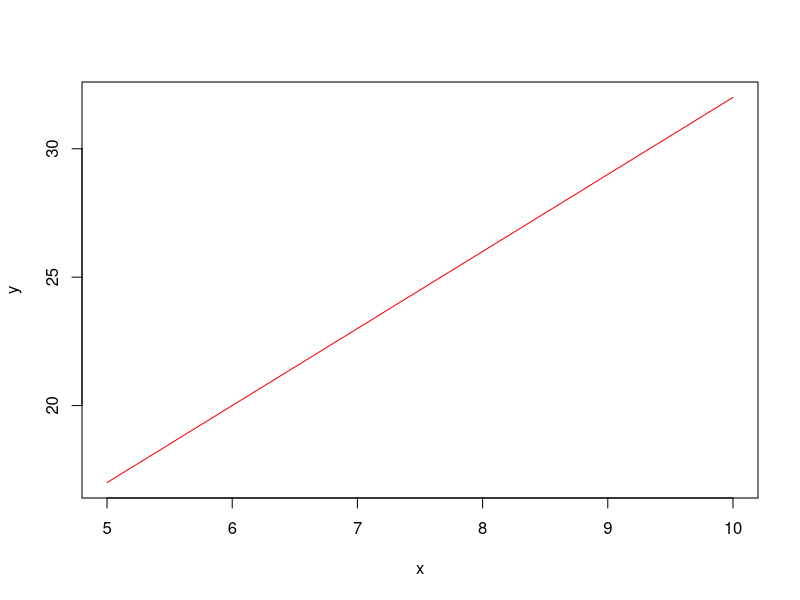
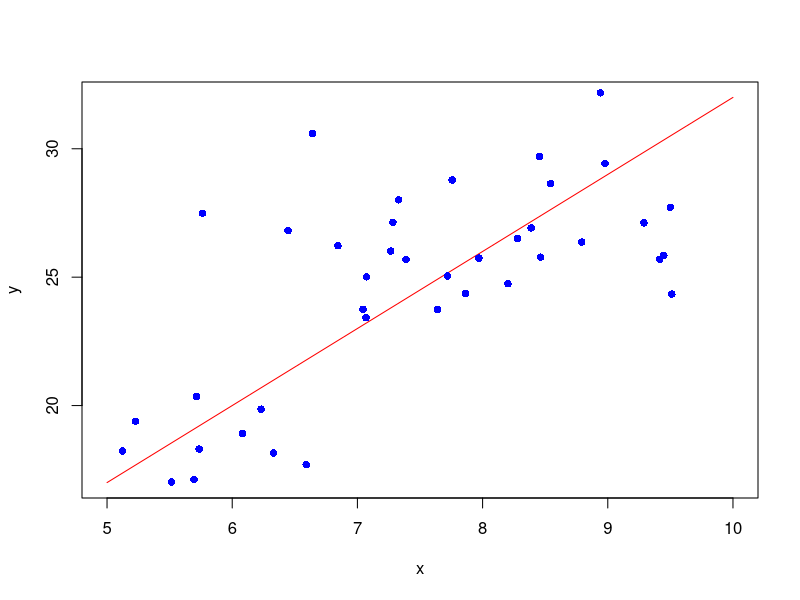
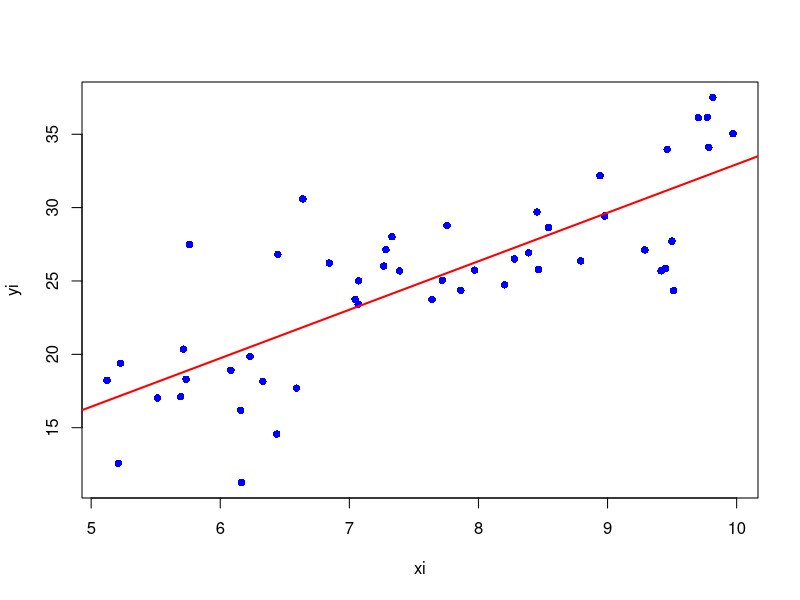
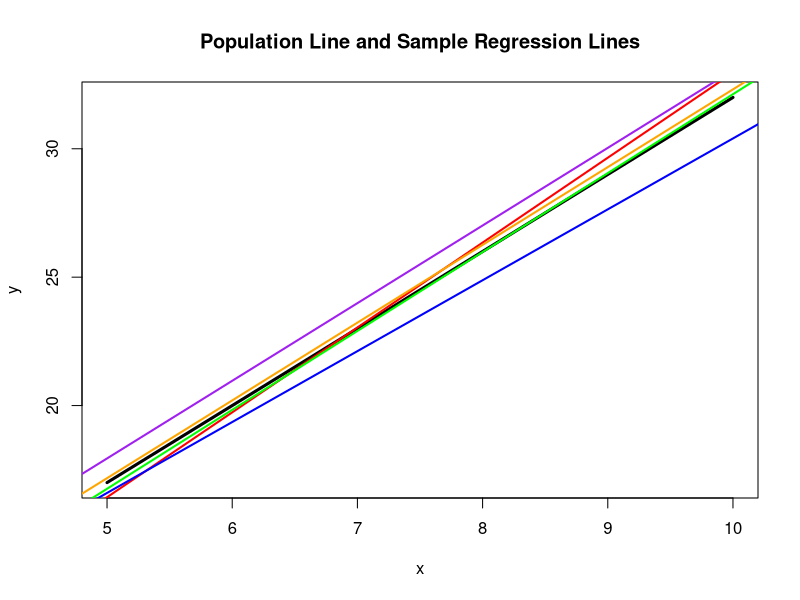

Write R code to recreate these figures, in order.
## ---- chunk 1
#Step 1.
x=seq(5,10,length.out=200)
x
y=2+3*x
y
plot(x,y,type='l',col="red")
## ---- chunk 2
#Step 2.
set.seed(123)
xi=runif(50,5,10)
xi
ei=rnorm(50,0,4)
ei
yi=2+3*xi+ei
yi
plot(x,y,type='l',col="red")
points(xi, yi, col = "blue", pch = 16)
## ---- chunk 3
#Step 3.
model=lm(yi~xi)
model
summary(model)
plot(xi, yi, col = "blue", pch = 16)
abline(model,col='red',lwd = 2)
coef(model)
## ---- chunk 4
# Step 4.
set.seed(123)
n=50

# Population regression line
x_pop=seq(5, 10, length.out = 100)
y_pop=2 + 3 * x_pop

plot(x_pop, y_pop, type = "l", lwd = 3, col = "black",
     xlab = "x", ylab = "y",
     main = "Population Line and Sample Regression Lines")

beta_table=data.frame(
  Simulation = 1:5,
  Beta_0 = numeric(5),
  Beta_1 = numeric(5)
)

colors=c("red", "blue", "green", "purple", "orange")

for (i in 1:5) {
  x=runif(n, 5, 10)
  eps=rnorm(n, 0, 4)
  y=2 + 3 * x + eps
  
  fit=lm(y ~ x)
  
  abline(fit, col = colors[i], lwd = 2)
  
  beta_table$Beta_0[i] <- coef(fit)[1]
  beta_table$Beta_1[i] <- coef(fit)[2]
}

beta_table

## ---- chunk 5
#step 1.
set.seed(123)
n=50
x=runif(n,5,10)
x=x-mean(x) 
e=rnorm(n,0,1)
y=2+3*x+e
y
## ---- chunk 6
#Step 2:-
model1=lm(y~x)
coef(model1)
## ---- chunk 7
#Step 3:-
beta0_grid=seq(1,3,length = 100)
beta1_grid=seq(2,4,length = 100)

RSS=matrix(NA, 100, 100)

for (i in 1:100) {
  for (j in 1:100) {
    RSS[i, j]=sum((y-beta0_grid[i]-beta1_grid[j]*x)^2)
  }
}

min_RSS=which(RSS == min(RSS), arr.ind = TRUE)

beta0_grid[min_RSS[1]]
beta1_grid[min_RSS[2]]

## ---- chunk 8
#step 1:-
set.seed(123)
x_3=runif(50,0,1)
x_3
e_3=rnorm(50,0,1)
e_3
y_3=2+3*x_3+e_3
y_3
model=lm(y_3~x_3)
model
summary(model)
## ---- chunk 9
#Step 2:-
set.seed(123)
n=50
R=1000

beta0_hat=numeric(R)
beta1_hat=numeric(R)

for (i in 1:R) {
  x=runif(n,0,1)
  e=rnorm(n,0,1)
  y=2+3*x+e
  
  model2=lm(y~x)
  beta0_hat[i]=coef(model2)
  beta1_hat[i]=coef(model2)
}

mean(beta0_hat)
mean(beta1_hat)

## ---- chunk 10
library(MASS)
data(Boston)
fit1=lm(medv~crim,data=Boston)
fit2=lm(medv~nox,data=Boston)
fit3=lm(medv~black, data=Boston)
fit4=lm(medv~lstat,data=Boston)

summary_table=data.frame(
  Predictor=c("crim", "nox", "black", "lstat"),
  Coefficient=c(coef(fit1), coef(fit2),coef(fit3),coef(fit4)),
  R_squared=c(summary(fit1)$r.squared,
                summary(fit2)$r.squared,
                summary(fit3)$r.squared,
                summary(fit4)$r.squared)
)

summary_table

